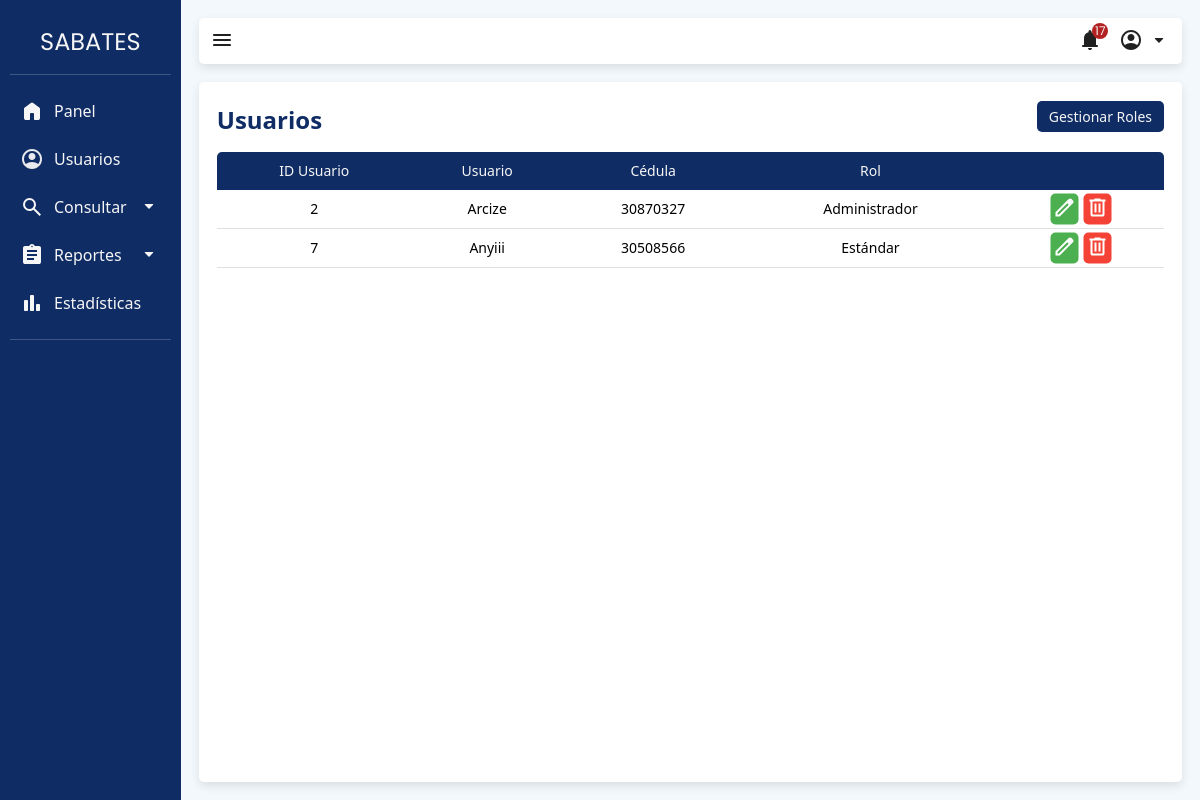
Screenshot of /index.php?view=userTable (signed in) with the database file from the repository.
### tables this page shows
CREATE TABLE `persona` (
  `id_persona` int(11) NOT NULL,
  `nombre` varchar(45) NOT NULL,
  `apellido` varchar(45) NOT NULL,
  `cedula` int(12) NOT NULL,
  `correo` varchar(45) NOT NULL,
  `id_departamento` int(11) NOT NULL,
  `id_sexo` int(11) NOT NULL,
  `fecha_nac` date NOT NULL,
  `id_usuario` int(11) DEFAULT NULL
);

CREATE TABLE `usuario` (
  `id_usuario` int(11) NOT NULL,
  `username` varchar(20) NOT NULL,
  `password` varchar(60) NOT NULL,
  `id_rol` int(11) NOT NULL
);

CREATE TABLE `rol` (
  `id_rol` int(11) NOT NULL,
  `rol` varchar(20) NOT NULL
);

### app/models/DB.php (called while the page is built, shortened)
<?php
class DataBase {
    protected static $instance;
    public static function getInstance() {
        if (!isset(self::$instance)) {
            try {
                $dsn = DB_MANAGER . ":host=" . DB_HOST . ";dbname=" . DB_NAME;
                self::$instance = new PDO($dsn, DB_USER, DB_PASS);
                self::$instance->setAttribute(PDO::ATTR_ERRMODE, PDO::ERRMODE_EXCEPTION);
            } catch (PDOException $e) {
                throw new Exception('Error al conectarse al servidor de BD', 0);
            }
        }
        return self::$instance;
    }
}

### app/models/userModel.php (called while the page is built, shortened)
<?php
require_once("app/models/DB.php");
class userModel
{
    private $db;
    public function __construct()
    {
        $this->db = DataBase::getInstance();
    }
    public function readAll() {
        try {
            $sql = "SELECT p.cedula, u.username, p.id_usuario, r.rol
                    FROM persona p
                    JOIN usuario u ON p.id_usuario = u.id_usuario
                    JOIN rol r on r.id_rol = u.id_rol";
            $stmt = $this->db->query($sql);
            return $stmt->fetchAll(PDO::FETCH_ASSOC);
        } catch (PDOException $e) {
            echo "Error: " . $e->getMessage();
            return [];
        }
    }
}

### app/views/content/userTable-view.php (the view)
<?php
require_once('app/models/userModel.php');
$userModel = new userModel();
$user = $userModel->readAll();
?>
<div class="view-box">
    <div class="table-heading">
        <h3 class="h3">Usuarios</h3>
        <a href="index.php?view=roleTable">
            <button class="table-button">Gestionar Roles</button>
        </a>
    </div>
    <table class="table">
        <thead class="table-head">
            <tr>
                <th scope="col">ID Usuario</th>
                <th scope="col">Usuario</th>
                <th scope="col">Cédula</th>
                <th scope="col">Rol</th>
                <th scope="col"><i></i></th>
            </tr>
        </thead>
        <tbody>
            <?php foreach ($user as $key => $item) { ?>
                <tr>
                    <td><?php echo $item["id_usuario"]; ?></td>
                    <td><?php echo $item["username"]; ?></td>
                    <td><?php echo $item["cedula"]; ?></td>
                    <td><?php echo $item["rol"]; ?></td>
                    <td class="relative-container">
                        <div class="button-container">
                            <div>
                                <a href="">
                                    <button class="crud-button edit-button">
                                        <img src="app/views/img/edit.svg" alt="Edit">
                                    </button>
                                </a>
                            </div>
                            <div>
                                <a href="">
                                    <button class="crud-button delete-button">
                                        <img src="app/views/img/delete.svg" alt="Delete">
                                    </button>
                                </a>
                            </div>
                        </div>
                    </td>
                </tr>
            <?php } ?>
        </tbody>
    </table>
</div>

### app/views/css/style.css (style rules this page uses)
:root { --color-primario: #0f2c64; --color-primario-hover: #233d78; --color-background: #f3f8fd; --color-white-hover: #e0e0e0; --color-secundario: #088395; --color-acento: #37b7c3; --color-claro: #f6f6f6; --color-texto: #212121; --transition-standart: all 0.2s ease; --spacing-medium: 18px; --spacing-small: 5px; --border-radius: 5px; }
.view-box { display: flex; align-items: center; flex-direction: column; width: 100%; height: calc(100% - 46px - var(--spacing-medium)); background-color: #ffffff; border-radius: var(--border-radius); box-shadow: 0px 4px 10px rgba(0, 0, 0, 0.1); padding: var(--spacing-medium); }
.h3 { color: var(--color-primario); font-weight: 700; font-family: 'Segoe UI', Tahoma, Geneva, Verdana, sans-serif; font-size: 24px; }

### app/views/css/table.css (style rules this page uses)
.table-heading { display: flex; justify-content: space-between; align-items: flex-end; width: 100%; margin-bottom: 20px; min-height: 32px; }
.table { width: 100%; font-size: 14px; text-align: center; font-family: "Segoe UI", Tahoma, Geneva, Verdana, sans-serif; }
.table-head { background-color: var(--color-primario); color: var(--color-claro); }
.table-head th:first-child { border-top-left-radius: var(--border-radius); }
.table-head th:last-child { border-top-right-radius: var(--border-radius); min-width: 70px; }
.table th { padding: 12px 6px; }
.table td { padding: 12px 6px; border-bottom: 1px solid var(--color-white-hover); }
.table td:last-child { padding: 0; }
.table-button { font-family: "Segoe UI", Tahoma, Geneva, Verdana, sans-serif; background-color: var(--color-primario); color: var(--color-claro); border-radius: var(--border-radius); cursor: pointer; font-size: 14px; border: 0; padding: 6px 12px; }
.relative-container { position: relative; top: 0; left: 0; }
.button-container { display: flex; justify-content: center; gap: 5px; position: absolute; top: 50%; left: 50%; transform: translate(-50%, -50%); }
.crud-button { cursor: pointer; border: 0; border-radius: var(--border-radius); padding: 2px; }
.edit-button { background-color: #4caf50; }
.delete-button { background-color: #f44336; }

### app/views/css/switch.css (style rules this page uses)
:root { --switch-parameter: 21px; }

### app/views/css/multi-step-form.css (style rules this page uses)
:root { --form-size: 450px; --bullet-size: 32px; }

### rows the page displays
persona: id_usuario "2", id_usuario.username "Arcize", cedula "30870327", rol.rol "Administrador"
persona: id_usuario "7", id_usuario.username "Anyiii", cedula "30508566", rol.rol "Estándar"
